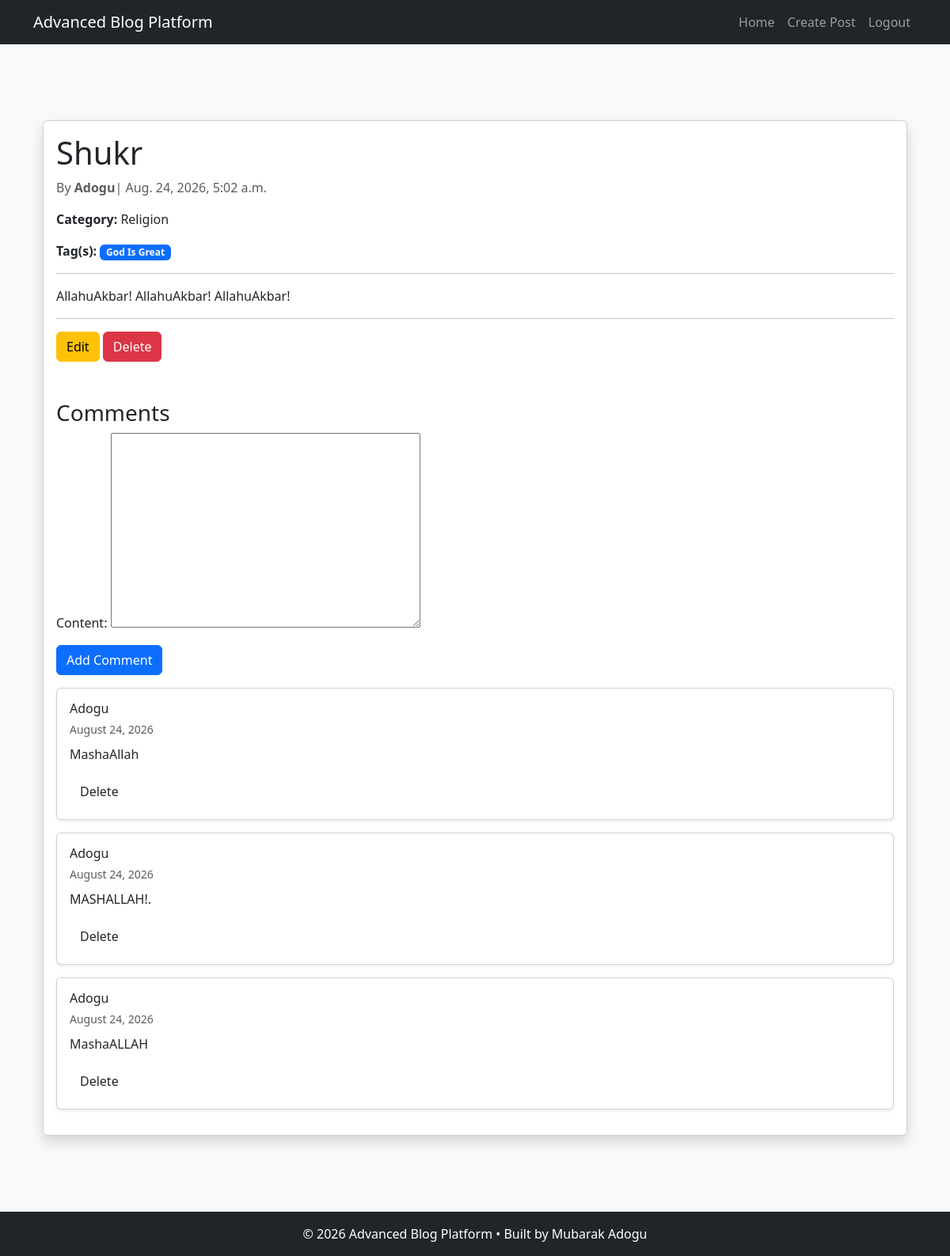
Page /post/mashaallah-2/ (signed in) on the earlier database version.
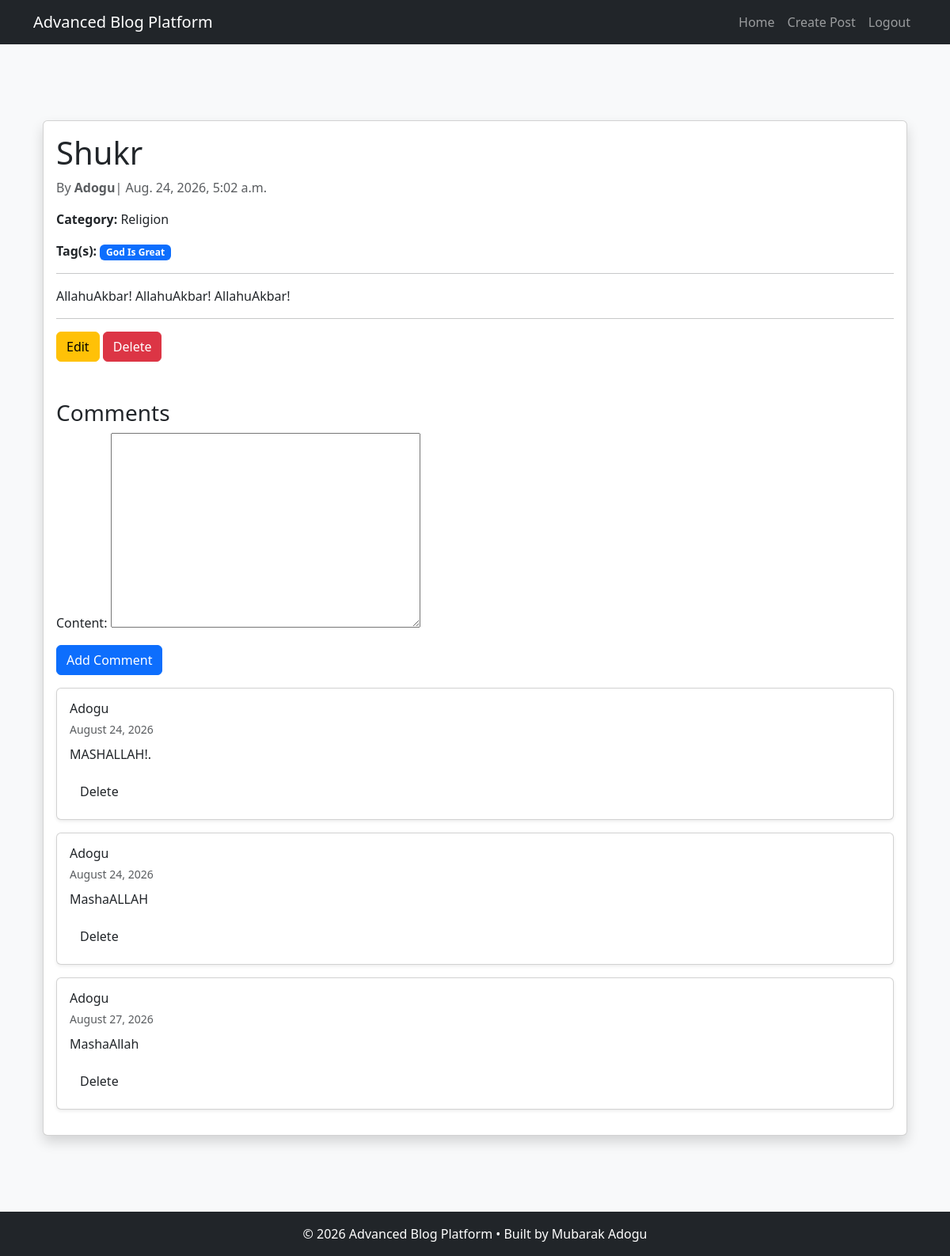
Same page on the later database version.
### account/models.py (models this page shows, shortened)
class Tag(models.Model):
    name = models.CharField(max_length=30, unique=True)
    slug = models.SlugField(unique=True, editable=False)

### comments/models.py (models this page shows, shortened)
class Comment(models.Model):
    user = models.ForeignKey(User, on_delete=models.CASCADE, related_name="comments")
    post = models.ForeignKey(Post, on_delete=models.CASCADE, related_name="comments")
    content = models.TextField()
    created_at = models.DateTimeField(auto_now_add=True)

### blog/views.py (the view)
# urls.py: path("post/<slug:slug>/", views.post_detail, name="post_detail"),
def post_detail(request, slug):
    post = get_object_or_404(Post, slug=slug)
    comments = post.comments.all()
    form = CommentForm()
    return render(
        request,
        "blog/post_detail.html",
        {
            "post": post,
            "form": form,
            "comments": comments,
        },
    )

### comments/forms.py
class CommentForm(forms.ModelForm):
    class Meta:
        model = Comment
        fields = ["content"]

### account/models.py (called while the page is built)
    def __str__(self):
        return self.name

### blog/templates/blog/post_detail.html (shortened to what this page needs)
{% extends "base.html" %}
{% block content %}
<div class="container mt-5">
    <div class="card shadow">
        <div class="card-body">
            <h1 class="card-title">{{ post.title }}</h1>
            <p class="text-muted"> By <strong>{{post.author }}</strong>| {{ post.created_at }}</p>
            <p>
                <strong>Category:</strong> {{ post.category }}
            </p>
            <P>
                <strong>Tag(s):</strong>
                {% for tag in post.tags.all %}
                <span class="badge bg-primary">{{ tag.name }}</span>
                    {% empty %}
                        <span class="text-muted">No tag(s)</span>
                {% endfor %}
            </P>
            <hr>
            <p class="card-text">
                {{ post.content }}
            </p>
            <hr>
                {% if request.user == post.author %}
                <a href="{% url 'edit_post' post.slug %}" class="btn btn-warning">Edit</a>
                <a href="{% url 'delete_post' post.slug %}" class="btn btn-danger">Delete</a>
                {% endif %}
            <h3 class="mt-5">Comments</h3>
{% if user.is_authenticated %}
    <form method="POST" action="{% url 'add_comment' post.slug %}">
        {{ form.as_p }}
        <button type="submit" class="btn btn-primary mb-3">
            Add Comment
        </button>
    </form>
{% else %}
    <p class="text-muted">
        Please log in to leave a comment.
    </p>
{% endif %}
{% for comment in comments %}
    <div class="card mb-3 shadow-sm">
        <div class="card-body">
            <h6 class="card-title mb-1">
                {{ comment.user }}
            </h6>
            <small class="text-muted">
                {{ comment.created_at|date:"F d, Y" }}
            </small>
            <p class="card-text mt-2">
                {{ comment.content }}
            </p>
            {% if user == comment.user or user == post.author %}
                <a href="{% url 'delete_comment' comment.id %}" class="btn btn-sm-danger">Delete
                </a>
            {% endif %}
        </div>
    </div>
{% empty %}
    <p class="text-muted">
        No comments available. Be the first to comment!
    </p>
{% endfor %}
{% endblock %}

Differences in the rows shown:
removed Comment: user "Adogu", created_at "August 24, 2026", content "MashaAllah", shows "Delete"
added Comment: user "Adogu", created_at "August 27, 2026", content "MashaAllah", shows "Delete"
